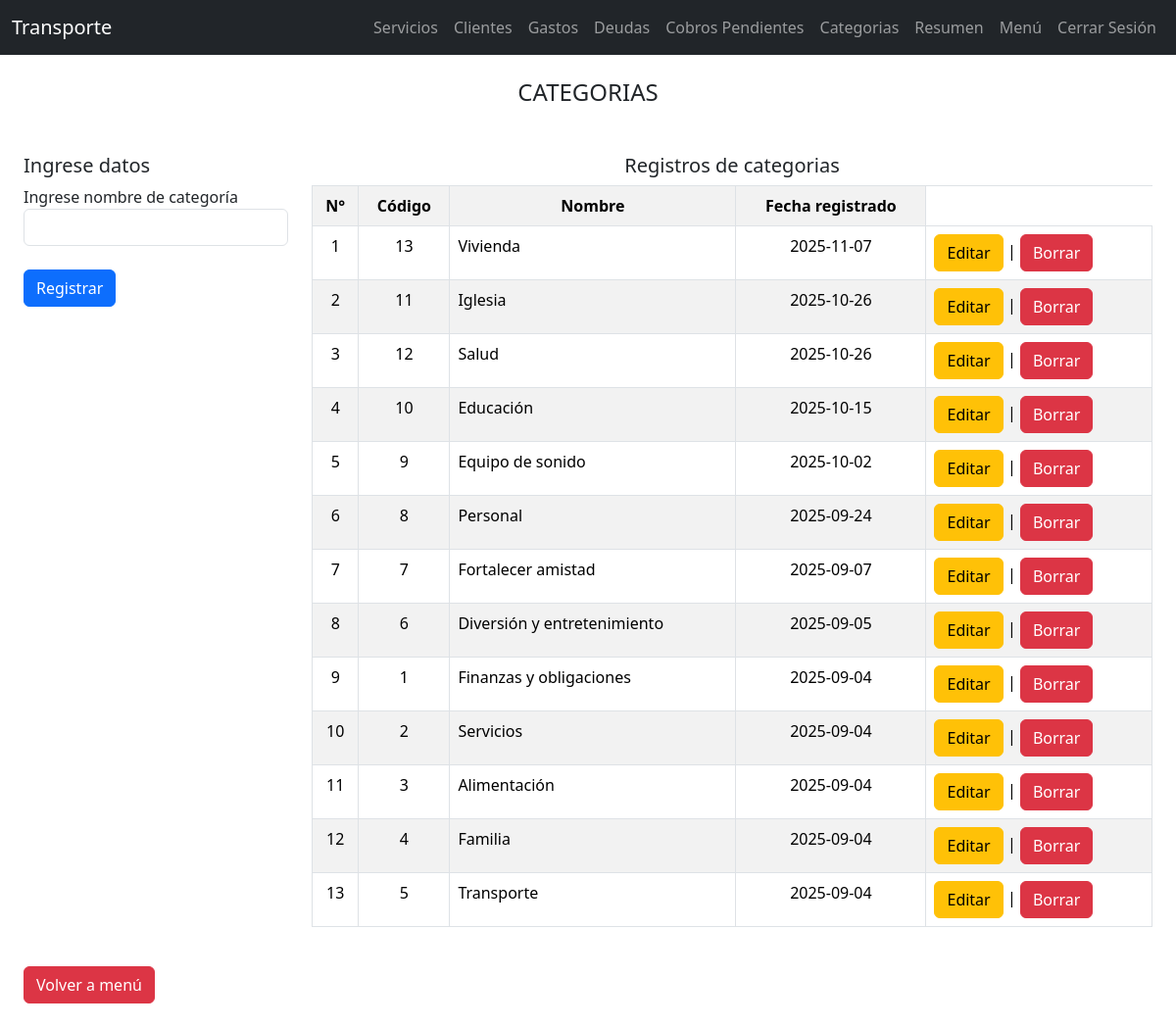
Page /tcategorias (signed in) on the committed database.
### tables this page shows
CREATE TABLE "cat_gas" (
	"cod_cat"	INTEGER,
	"nom_cat"	TEXT,
	"fec_cat"	TEXT,
	"cond_cat"	INTEGER,
	PRIMARY KEY("cod_cat" AUTOINCREMENT)
);

### flask_app.py (the view, shortened to what this page needs)
@app.route("/tcategorias", methods=["GET", "POST"])
def tcategorias():
    if "usuario" not in session :
        return redirect(url_for('inicio1'))
    conn = sqlite3.connect("data1.db")
    c = conn.cursor()
    c.execute("SELECT * FROM cat_gas where cond_cat=1 ORDER BY fec_cat DESC")
    datos = c.fetchall()
    conn.close()
    return render_template("tcategorias.html", datos=datos)

### templates/tcategorias.html (shortened to what this page needs)
<!DOCTYPE html>
<html lang="en">
<head>
    <link href="https://cdn.jsdelivr.net/npm/bootstrap@5.3.7/dist/css/bootstrap.min.css" rel="stylesheet">
    <link rel="stylesheet" href="../static/style.css">
</head>
<body>
    {% include "tmenu.html" %}
    <div class="m-4">
        <div class="row">
            <div class="col-12 mb-3">
                <h4 class="text-center">CATEGORIAS</h4>
            </div>
            <form action="" class="col-12 col-sm-12 col-lg-4 col-xl-3" method="post">
                <br>
                <h5>Ingrese datos</h5>
                <label for="nom">Ingrese nombre de categoría</label>
                <input type="text" name="nom" id="" class="form-control"><br>
                <input type="submit" value="Registrar" class="btn btn-primary">
            </form>
            <div class="col-12 col-sm-12 col-lg-8 col-xl-9">
                <br>
                <h5 class="text-center">Registros de categorias</h5>
                <div class="table-responsive">
                    <table class="table table-striped table-bordered">
                        <tr>
                            <th class="text-center">N°</th>
                            <th class="text-center">Código</th>
                            <th class="text-center">Nombre</th>
                            <th class="text-center">Fecha registrado</th>
                        </tr>
                        {% for r in datos %}
                        <tr>
                            <td class="text-center">{{ loop.index }}</td>
                            <td class="text-center">{{ r[0] }}</td>
                            <td >{{ r[1] }}</td>
                            <td class="text-center">{{ r[2] }}</td>
                            <td>
                                <a href="{{ url_for('teditarcategoriasgastos', id=r[0]) }}" class="btn btn-warning">Editar</a> |
                                <a href="{{ url_for('tborrarcategoriasgastos', id=r[0]) }}" class="btn btn-danger" onclick="return confirm('¿Estás seguro de borrar este registro?');">Borrar</a>
                            </td>
                        </tr>
                        {% endfor %}
                    </table>
                </div>
            </div>
            <div class="col-12">
                <br>
                <a href="/ini" class="btn btn-danger">Volver a menú</a>
            </div>
        </div>
    </div>
</body>
</html>

### rows in the picture
cat_gas: cod_cat "13", nom_cat "Vivienda", fec_cat "2025-11-07"
cat_gas: cod_cat "11", nom_cat "Iglesia", fec_cat "2025-10-26"
cat_gas: cod_cat "12", nom_cat "Salud", fec_cat "2025-10-26"
cat_gas: cod_cat "10", nom_cat "Educación", fec_cat "2025-10-15"
cat_gas: cod_cat "9", nom_cat "Equipo de sonido", fec_cat "2025-10-02"
cat_gas: cod_cat "8", nom_cat "Personal", fec_cat "2025-09-24"
cat_gas: cod_cat "7", nom_cat "Fortalecer amistad", fec_cat "2025-09-07"
cat_gas: cod_cat "6", nom_cat "Diversión y entretenimiento", fec_cat "2025-09-05"
cat_gas: cod_cat "1", nom_cat "Finanzas y obligaciones", fec_cat "2025-09-04"
cat_gas: cod_cat "2", nom_cat "Servicios", fec_cat "2025-09-04"
cat_gas: cod_cat "3", nom_cat "Alimentación", fec_cat "2025-09-04"
cat_gas: cod_cat "4", nom_cat "Familia", fec_cat "2025-09-04"
cat_gas: cod_cat "5", nom_cat "Transporte", fec_cat "2025-09-04"
